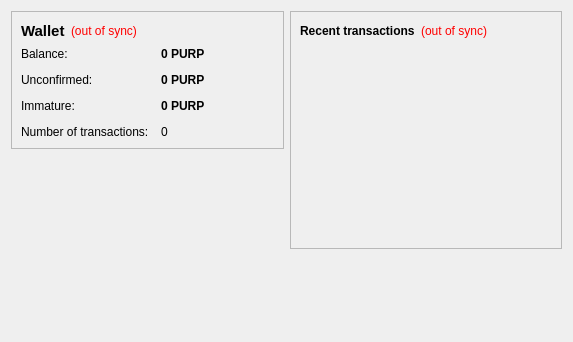
<?xml version="1.0" encoding="UTF-8"?>
<ui version="4.0">
 <class>OverviewPage</class>
 <widget class="QWidget" name="OverviewPage">
  <property name="geometry">
   <rect>
    <x>0</x>
    <y>0</y>
    <width>573</width>
    <height>342</height>
   </rect>
  </property>
  <property name="windowTitle">
   <string>Form</string>
  </property>
  <layout class="QHBoxLayout" name="horizontalLayout" stretch="1,1">
   <item>
    <layout class="QVBoxLayout" name="verticalLayout_2">
     <item>
      <widget class="QFrame" name="frame">
       <property name="frameShape">
        <enum>QFrame::StyledPanel</enum>
       </property>
       <property name="frameShadow">
        <enum>QFrame::Raised</enum>
       </property>
       <layout class="QVBoxLayout" name="verticalLayout_4">
        <item>
         <layout class="QHBoxLayout" name="horizontalLayout_4">
          <item>
           <widget class="QLabel" name="label_5">
            <property name="font">
             <font>
              <pointsize>11</pointsize>
              <weight>75</weight>
              <bold>true</bold>
             </font>
            </property>
            <property name="text">
             <string>Wallet</string>
            </property>
           </widget>
          </item>
          <item>
           <widget class="QLabel" name="labelWalletStatus">
            <property name="toolTip">
             <string>The displayed information may be out of date. Your wallet automatically synchronizes with the purplecoin network after a connection is established, but this process has not completed yet.</string>
            </property>
            <property name="styleSheet">
             <string notr="true">QLabel { color: red; }</string>
            </property>
            <property name="text">
             <string notr="true">(out of sync)</string>
            </property>
            <property name="alignment">
             <set>Qt::AlignLeading|Qt::AlignLeft|Qt::AlignVCenter</set>
            </property>
           </widget>
          </item>
          <item>
           <spacer name="horizontalSpacer_2">
            <property name="orientation">
             <enum>Qt::Horizontal</enum>
            </property>
            <property name="sizeHint" stdset="0">
             <size>
              <width>40</width>
              <height>20</height>
             </size>
            </property>
           </spacer>
          </item>
         </layout>
        </item>
        <item>
         <layout class="QFormLayout" name="formLayout_2">
          <property name="fieldGrowthPolicy">
           <enum>QFormLayout::AllNonFixedFieldsGrow</enum>
          </property>
          <property name="horizontalSpacing">
           <number>12</number>
          </property>
          <property name="verticalSpacing">
           <number>12</number>
          </property>
          <item row="0" column="0">
           <widget class="QLabel" name="label">
            <property name="text">
             <string>Balance:</string>
            </property>
           </widget>
          </item>
          <item row="0" column="1">
           <widget class="QLabel" name="labelBalance">
            <property name="font">
             <font>
              <weight>75</weight>
              <bold>true</bold>
             </font>
            </property>
            <property name="cursor">
             <cursorShape>IBeamCursor</cursorShape>
            </property>
            <property name="toolTip">
             <string>Your current balance</string>
            </property>
            <property name="text">
             <string notr="true">0 PURP</string>
            </property>
            <property name="textInteractionFlags">
             <set>Qt::LinksAccessibleByMouse|Qt::TextSelectableByKeyboard|Qt::TextSelectableByMouse</set>
            </property>
           </widget>
          </item>
          <item row="1" column="0">
           <widget class="QLabel" name="label_3">
            <property name="text">
             <string>Unconfirmed:</string>
            </property>
           </widget>
          </item>
          <item row="1" column="1">
           <widget class="QLabel" name="labelUnconfirmed">
            <property name="font">
             <font>
              <weight>75</weight>
              <bold>true</bold>
             </font>
            </property>
            <property name="cursor">
             <cursorShape>IBeamCursor</cursorShape>
            </property>
            <property name="toolTip">
             <string>Total of transactions that have yet to be confirmed, and do not yet count toward the current balance</string>
            </property>
            <property name="text">
             <string notr="true">0 PURP</string>
            </property>
            <property name="textInteractionFlags">
             <set>Qt::LinksAccessibleByMouse|Qt::TextSelectableByKeyboard|Qt::TextSelectableByMouse</set>
            </property>
           </widget>
          </item>
          <item row="3" column="0">
           <widget class="QLabel" name="label_2">
            <property name="text">
             <string>Number of transactions:</string>
            </property>
           </widget>
          </item>
          <item row="3" column="1">
           <widget class="QLabel" name="labelNumTransactions">
            <property name="toolTip">
             <string>Total number of transactions in wallet</string>
            </property>
            <property name="text">
             <string notr="true">0</string>
            </property>
           </widget>
          </item>
          <item row="2" column="0">
           <widget class="QLabel" name="labelImmatureText">
            <property name="text">
             <string>Immature:</string>
            </property>
           </widget>
          </item>
          <item row="2" column="1">
           <widget class="QLabel" name="labelImmature">
            <property name="font">
             <font>
              <weight>75</weight>
              <bold>true</bold>
             </font>
            </property>
            <property name="toolTip">
             <string>Mined balance that has not yet matured</string>
            </property>
            <property name="text">
             <string notr="true">0 PURP</string>
            </property>
            <property name="textInteractionFlags">
             <set>Qt::LinksAccessibleByMouse|Qt::TextSelectableByKeyboard|Qt::TextSelectableByMouse</set>
            </property>
           </widget>
          </item>
         </layout>
        </item>
       </layout>
      </widget>
     </item>
     <item>
      <spacer name="verticalSpacer">
       <property name="orientation">
        <enum>Qt::Vertical</enum>
       </property>
       <property name="sizeHint" stdset="0">
        <size>
         <width>20</width>
         <height>40</height>
        </size>
       </property>
      </spacer>
     </item>
    </layout>
   </item>
   <item>
    <layout class="QVBoxLayout" name="verticalLayout_3">
     <item>
      <widget class="QFrame" name="frame_2">
       <property name="frameShape">
        <enum>QFrame::StyledPanel</enum>
       </property>
       <property name="frameShadow">
        <enum>QFrame::Raised</enum>
       </property>
       <layout class="QVBoxLayout" name="verticalLayout">
        <item>
         <layout class="QHBoxLayout" name="horizontalLayout_2">
          <item>
           <widget class="QLabel" name="label_4">
            <property name="text">
             <string>&lt;b&gt;Recent transactions&lt;/b&gt;</string>
            </property>
           </widget>
          </item>
          <item>
           <widget class="QLabel" name="labelTransactionsStatus">
            <property name="toolTip">
             <string>The displayed information may be out of date. Your wallet automatically synchronizes with the purplecoin network after a connection is established, but this process has not completed yet.</string>
            </property>
            <property name="styleSheet">
             <string notr="true">QLabel { color: red; }</string>
            </property>
            <property name="text">
             <string notr="true">(out of sync)</string>
            </property>
            <property name="alignment">
             <set>Qt::AlignRight|Qt::AlignTrailing|Qt::AlignVCenter</set>
            </property>
           </widget>
          </item>
          <item>
           <spacer name="horizontalSpacer">
            <property name="orientation">
             <enum>Qt::Horizontal</enum>
            </property>
            <property name="sizeHint" stdset="0">
             <size>
              <width>40</width>
              <height>20</height>
             </size>
            </property>
           </spacer>
          </item>
         </layout>
        </item>
        <item>
         <widget class="QListView" name="listTransactions">
          <property name="styleSheet">
           <string notr="true">QListView { background: transparent; }</string>
          </property>
          <property name="frameShape">
           <enum>QFrame::NoFrame</enum>
          </property>
          <property name="verticalScrollBarPolicy">
           <enum>Qt::ScrollBarAlwaysOff</enum>
          </property>
          <property name="horizontalScrollBarPolicy">
           <enum>Qt::ScrollBarAlwaysOff</enum>
          </property>
          <property name="selectionMode">
           <enum>QAbstractItemView::NoSelection</enum>
          </property>
         </widget>
        </item>
       </layout>
      </widget>
     </item>
     <item>
      <spacer name="verticalSpacer_2">
       <property name="orientation">
        <enum>Qt::Vertical</enum>
       </property>
       <property name="sizeHint" stdset="0">
        <size>
         <width>20</width>
         <height>40</height>
        </size>
       </property>
      </spacer>
     </item>
    </layout>
   </item>
  </layout>
 </widget>
 <resources/>
 <connections/>
</ui>
